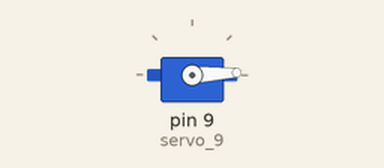
Simulated run of this sketch. Board: Arduino Uno, built with avr-gcc and run on an emulated ATmega328P. Shown: servo.

Above: at 0.05 s.
At 0.9 s:
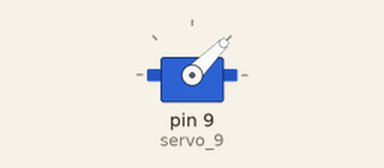
At 1.8 s:
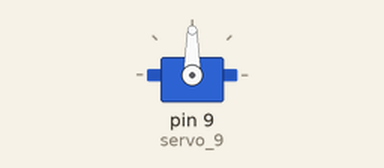
At 3.6 s:
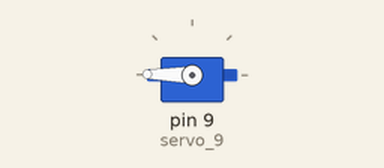
Timing chart, 0 to 8.3 s (numbered marks = the images above):
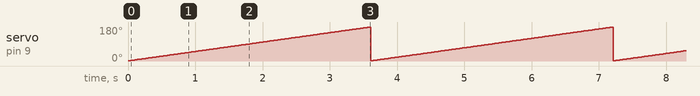

Measured:
- by itself, servo on pin 9 (servo_9): ramps from 1° to 179° and jumps back, once every 3.6 s

The sketch:

arduino_robot_arm_code.ino
```cpp
// C++ code
//
#include <Servo.h>

int position = 0;

int i = 0;

int j = 0;

Servo servo_9;

void setup()
{
  servo_9.attach(9, 500, 2500);

}

void loop()
{
  position = 0;
  for (position = 1; position <= 179; position += 1) {
    servo_9.write(position);
    delay(20); // Wait for 20 millisecond(s)
  }
  for (j = 179; j >= 1; j -= 1) {
    servo_9.write(position);
  }
}
```

arduino_robot_arm_code.cpp
```cpp
// C++ code
//
#include <Servo.h>

int position = 0;

int i = 0;

int j = 0;

Servo servo_9;

void setup()
{
  servo_9.attach(9, 500, 2500);

}

void loop()
{
  position = 0;
  for (position = 1; position <= 179; position += 1) {
    servo_9.write(position);
    delay(20); // Wait for 20 millisecond(s)
  }
  for (j = 179; j >= 1; j -= 1) {
    servo_9.write(position);
  }
}
```
